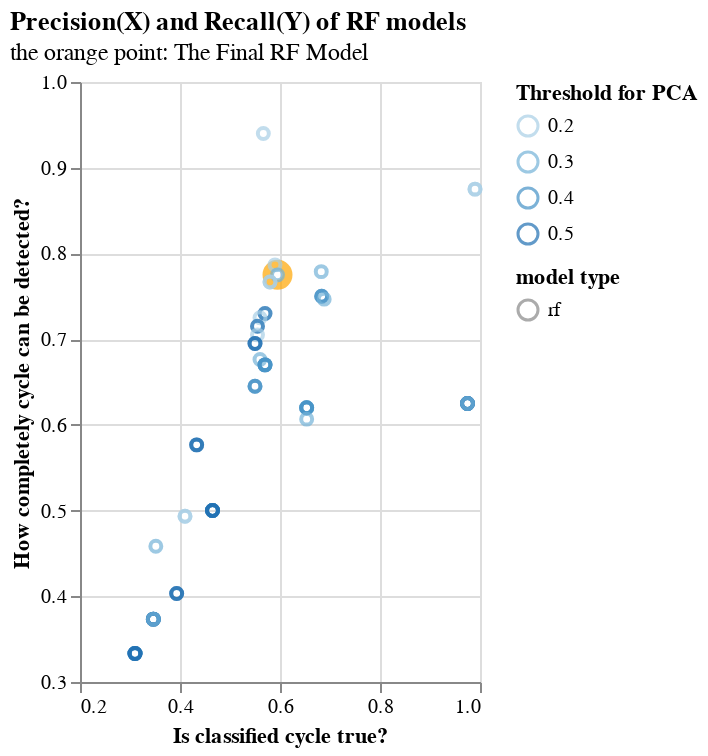

The cell this chart's notebook holds for it:
### Code cell
import altair as alt

base1=alt.Chart(final_selection).mark_point(size=30, shape='circle').encode(
    x=alt.X('precision:Q', scale=alt.Scale(domainMin=0.2, domainMax=1),  ##domainMin=0.45, domainMax=0.7
           title='Is classified cycle true?'), #domainMin=0.0, domainMax=0.37
    y=alt.Y('recall:Q', scale=alt.Scale(domainMin=0.3, domainMax=1),  ##domainMin=0.75, domainMax=0.9
           title='How completely cycle can be detected?'), #domainMin=0.9, domainMax=1.0
    color=alt.Color('ft_threshold:N', scale=alt.Scale(scheme='blues'), title='Threshold for PCA'), #scheme= 'turbo',domainMin=0.78, domainMax=0.86
    shape=alt.Shape('model_type:N', title='model type')
#    color=alt.Color('auc:Q', scale=alt.Scale(scheme= 'turbo', ), title='auc score') #domainMin=0.78, domainMax=0.86
).transform_filter((alt.datum.precision>0.2)&(alt.datum.recall>0.3)&(alt.datum.model_type=='rf'
                  ))


emp=alt.Chart(final_selection[final_selection.index==86]).mark_circle(size=100, filled=False, stroke='orange', strokeWidth=5).encode(
    x=alt.X('precision:Q',  #scale=alt.Scale(domainMin=0, domainMax=1)
           title='Is classified cycle true?'), #domainMin=0.0, domainMax=0.37
    y=alt.Y('recall:Q',  #scale=alt.Scale(domainMin=0, domainMax=1)
           title='How completely cycle can be detected?')
)


(emp+base1).properties(                       ##+emp1+emp2+emp3
    width=200, height=300,
    title={'text':['Precision(X) and Recall(Y) of RF models'],
       'subtitle':['the orange point: The Final RF Model'],
       'align':'left',
       'anchor':'start'
      })

### Figure 1 — Vega-Lite specification as saved in the notebook (floating-point values rounded to 4 significant figures; data arrays with more than 128 entries replaced by an {"elided": "..."} marker saying what was removed)
{"config": {"view": {"continuousWidth": 400, "continuousHeight": 300}}, "layer": [{"data": {"name": "data-79c6ac685f81ac47e18159fe1337191f"}, "mark": {"type": "circle", "filled": false, "size": 100, "stroke": "orange", "strokeWidth": 5}, "encoding": {"x": {"field": "precision", "title": "Is classified cycle true?", "type": "quantitative"}, "y": {"field": "recall", "title": "How completely cycle can be detected?", "type": "quantitative"}}}, {"data": {"name": "data-a2d64c28430e5eb103e9bfd3ba5fe3fa"}, "mark": {"type": "point", "shape": "circle", "size": 30}, "encoding": {"color": {"field": "ft_threshold", "scale": {"scheme": "blues"}, "title": "Threshold for PCA", "type": "nominal"}, "shape": {"field": "model_type", "title": "model type", "type": "nominal"}, "x": {"field": "precision", "scale": {"domainMax": 1, "domainMin": 0.2}, "title": "Is classified cycle true?", "type": "quantitative"}, "y": {"field": "recall", "scale": {"domainMax": 1, "domainMin": 0.3}, "title": "How completely cycle can be detected?", "type": "quantitative"}}, "transform": [{"filter": "(((datum.precision > 0.2) && (datum.recall > 0.3)) && (datum.model_type === 'rf'))"}]}], "height": 300, "title": {"text": ["Precision(X) and Recall(Y) of RF models"], "subtitle": ["the orange point: The Final RF Model"], "align": "left", "anchor": "start"}, "width": 200, "$schema": "https://vega.github.io/schema/vega-lite/v4.17.0.json", "datasets": {"data-79c6ac685f81ac47e18159fe1337191f": [{"ft_criteria": "None", "ft_threshold": "0.3", "ft_scaling": "scaled", "model": "clf_rf_y_oecd_tr_tss_t5_spl5", "class": 0.5, "precision": 0.595, "recall": 0.775, "f1_score": 0.605, "support": 30.0, "accuracy": 0.8, "auc": 0.7768, "model_type": "rf", "y_type": "binary", "dtype": "stationary", "grouping": "original"}], "data-a2d64c28430e5eb103e9bfd3ba5fe3fa": {"elided": "192 records"}}}
